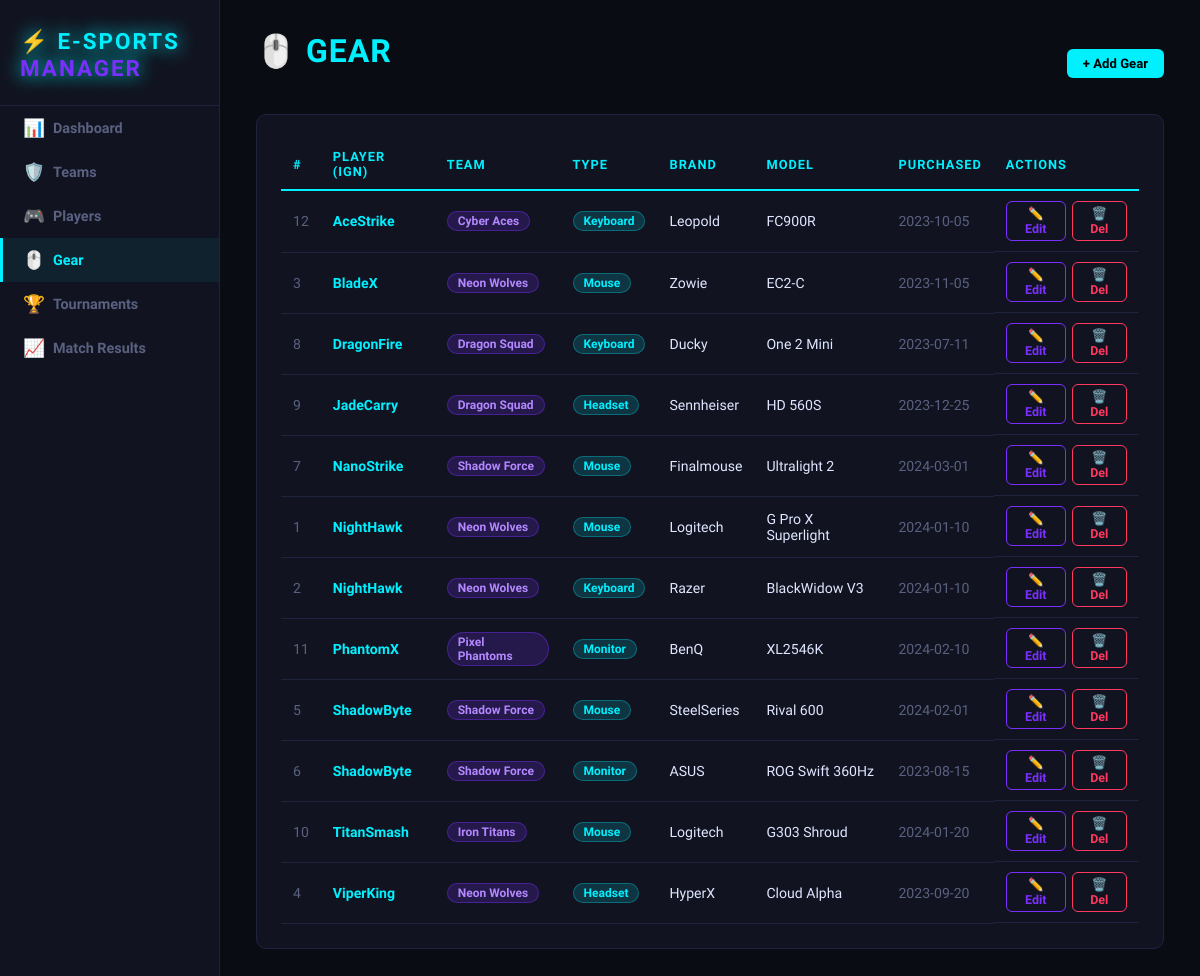
/gear, run on the app's committed database.
### tables this page shows
CREATE TABLE Gear (
        gear_id       INTEGER PRIMARY KEY AUTOINCREMENT,
        player_id     INTEGER NOT NULL,
        gear_type     TEXT    NOT NULL,
        brand         TEXT    NOT NULL,
        model         TEXT    NOT NULL,
        purchase_date DATE    NOT NULL,
        FOREIGN KEY (player_id) REFERENCES Players(player_id) ON DELETE CASCADE
    );

CREATE TABLE Players (
        player_id   INTEGER PRIMARY KEY AUTOINCREMENT,
        team_id     INTEGER NOT NULL,
        ign         TEXT    NOT NULL UNIQUE,
        real_name   TEXT    NOT NULL,
        role        TEXT    NOT NULL,
        nationality TEXT    NOT NULL,
        salary      INTEGER NOT NULL DEFAULT 0,
        FOREIGN KEY (team_id) REFERENCES Teams(team_id) ON DELETE CASCADE
    );

CREATE TABLE Teams (
        team_id   INTEGER PRIMARY KEY AUTOINCREMENT,
        team_name TEXT    NOT NULL UNIQUE,
        game      TEXT    NOT NULL,
        country   TEXT    NOT NULL,
        founded   DATE    NOT NULL,
        logo_url  TEXT
    );

### app.py (the view)
@app.route('/gear')
def gear():
    conn = get_db()
    rows = conn.execute("""
        SELECT g.*, p.ign, t.team_name FROM Gear g
        JOIN Players p ON g.player_id = p.player_id
        JOIN Teams t   ON p.team_id   = t.team_id
        ORDER BY p.ign
    """).fetchall()
    players_list = conn.execute("SELECT player_id, ign FROM Players ORDER BY ign").fetchall()
    conn.close()
    return render_template('gear.html', gear_list=rows, players=players_list)

### app.py (called while the page is built)
def get_db():
    conn = sqlite3.connect(DB_PATH)
    conn.row_factory = sqlite3.Row
    conn.execute("PRAGMA foreign_keys = ON")
    return conn

### templates/gear.html (shortened to what this page needs)
{% extends 'base.html' %}
{% block content %}
<div class="page-header">
  <h1>🖱️ <span class="hl">GEAR</span></h1>
  <button class="btn btn-primary" onclick="openModal('addGearModal')">+ Add Gear</button>
</div>
<div class="card">
  <div class="scrollable">
  <table>
    <thead><tr>
      <th>#</th><th>Player (IGN)</th><th>Team</th><th>Type</th><th>Brand</th><th>Model</th><th>Purchased</th><th>Actions</th>
    </tr></thead>
    <tbody>
    {% for g in gear_list %}
    <tr>
      <td style="color:var(--muted);">{{ g.gear_id }}</td>
      <td><strong style="color:var(--accent);">{{ g.ign }}</strong></td>
      <td><span class="badge badge-purple">{{ g.team_name }}</span></td>
      <td><span class="badge badge-blue">{{ g.gear_type }}</span></td>
      <td>{{ g.brand }}</td>
      <td>{{ g.model }}</td>
      <td style="color:var(--muted);">{{ g.purchase_date }}</td>
      <td style="display:flex;gap:6px;">
        <button class="btn btn-edit btn-sm"
          onclick="openEditGear({{ g.gear_id }},{{ g.player_id }},'{{ g.gear_type }}','{{ g.brand }}','{{ g.model }}','{{ g.purchase_date }}')">
          ✏️ Edit
        </button>
        <form method="POST" action="/gear/delete/{{ g.gear_id }}" onsubmit="return confirm('Delete this gear?')">
          <button class="btn btn-danger btn-sm">🗑️ Del</button>
        </form>
      </td>
    </tr>
    {% endfor %}
    </tbody>
  </table>
  </div>
</div>
{% endblock %}

### templates/base.html (style rules this page uses)
:root { --bg: #0a0c14; --card: #111420; --border: #1e2340; --accent: #00f0ff; --accent2: #7b2fff; --red: #ff3860; --green: #00e676; --gold: #ffd700; --text: #e0e6ff; --muted: #5a6080; }
*, *::before, *::after { box-sizing: border-box; margin: 0; padding: 0; }
body { font-family: 'Exo 2', sans-serif; background: var(--bg); color: var(--text); min-height: 100vh; display: flex; }
h1 { font-family: 'Rajdhani', sans-serif; font-size: 2rem; font-weight: 700; letter-spacing: 1px; margin-bottom: 24px; color: #fff; }
h1 .hl { color: var(--accent); }
.card { background: var(--card); border: 1px solid var(--border); border-radius: 10px; padding: 24px; margin-bottom: 24px; }
table { width: 100%; border-collapse: collapse; font-size: .88rem; }
thead tr { border-bottom: 2px solid var(--accent); }
th { font-family: 'Rajdhani', sans-serif; text-align: left; padding: 10px 12px; color: var(--accent); font-size: .8rem; letter-spacing: 1px; text-transform: uppercase; }
td { padding: 10px 12px; border-bottom: 1px solid var(--border); }
.badge { display: inline-block; padding: 2px 10px; border-radius: 20px; font-size: .75rem; font-weight: 600; }
.badge-blue { background: rgba(0,240,255,.15); color: var(--accent); border: 1px solid rgba(0,240,255,.3); }
.badge-purple { background: rgba(123,47,255,.2); color: #b388ff; border: 1px solid rgba(123,47,255,.4); }
.btn { padding: 7px 16px; border-radius: 6px; font-family: 'Exo 2', sans-serif; font-size: .82rem; font-weight: 600; cursor: pointer; border: none; text-decoration: none; display: inline-flex; align-items: center; gap: 6px; transition: all .2s; }
.btn-primary { background: var(--accent); color: #000; }
.btn-danger { background: transparent; color: var(--red); border: 1px solid var(--red); }
.btn-edit { background: transparent; color: var(--accent2); border: 1px solid var(--accent2); }
.btn-sm { padding: 4px 10px; font-size: .78rem; }
.page-header { display: flex; align-items: center; justify-content: space-between; margin-bottom: 20px; }
.scrollable { overflow-x: auto; }

### data on the page
Gear: gear_id "12", ign "AceStrike", team_name "Cyber Aces", gear_type "Keyboard", brand "Leopold", model "FC900R", purchase_date "2023-10-05"
Gear: gear_id "3", ign "BladeX", team_name "Neon Wolves", gear_type "Mouse", brand "Zowie", model "EC2-C", purchase_date "2023-11-05"
Gear: gear_id "8", ign "DragonFire", team_name "Dragon Squad", gear_type "Keyboard", brand "Ducky", model "One 2 Mini", purchase_date "2023-07-11"
Gear: gear_id "9", ign "JadeCarry", team_name "Dragon Squad", gear_type "Headset", brand "Sennheiser", model "HD 560S", purchase_date "2023-12-25"
Gear: gear_id "7", ign "NanoStrike", team_name "Shadow Force", gear_type "Mouse", brand "Finalmouse", model "Ultralight 2", purchase_date "2024-03-01"
Gear: gear_id "1", ign "NightHawk", team_name "Neon Wolves", gear_type "Mouse", brand "Logitech", model "G Pro X Superlight", purchase_date "2024-01-10"
Gear: gear_id "2", ign "NightHawk", team_name "Neon Wolves", gear_type "Keyboard", brand "Razer", model "BlackWidow V3", purchase_date "2024-01-10"
Gear: gear_id "11", ign "PhantomX", team_name "Pixel Phantoms", gear_type "Monitor", brand "BenQ", model "XL2546K", purchase_date "2024-02-10"
Gear: gear_id "5", ign "ShadowByte", team_name "Shadow Force", gear_type "Mouse", brand "SteelSeries", model "Rival 600", purchase_date "2024-02-01"
Gear: gear_id "6", ign "ShadowByte", team_name "Shadow Force", gear_type "Monitor", brand "ASUS", model "ROG Swift 360Hz", purchase_date "2023-08-15"
Gear: gear_id "10", ign "TitanSmash", team_name "Iron Titans", gear_type "Mouse", brand "Logitech", model "G303 Shroud", purchase_date "2024-01-20"
Gear: gear_id "4", ign "ViperKing", team_name "Neon Wolves", gear_type "Headset", brand "HyperX", model "Cloud Alpha", purchase_date "2023-09-20"
